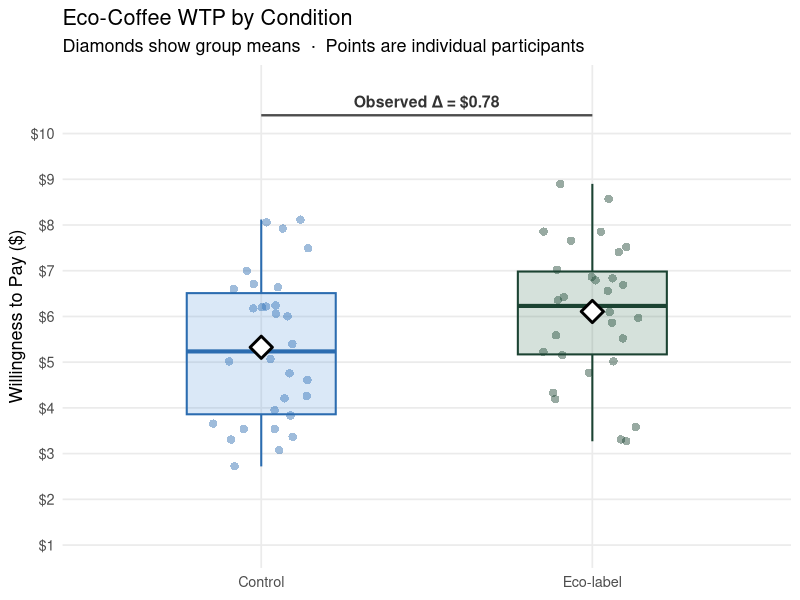
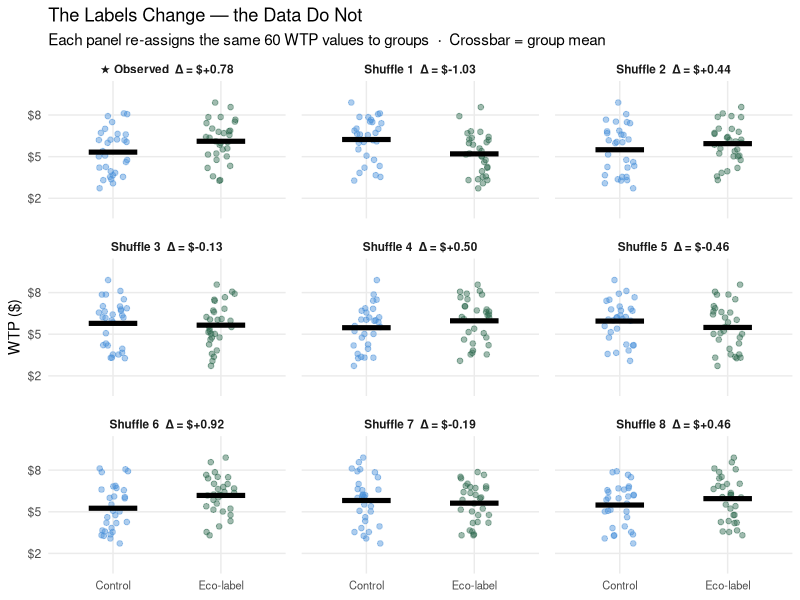
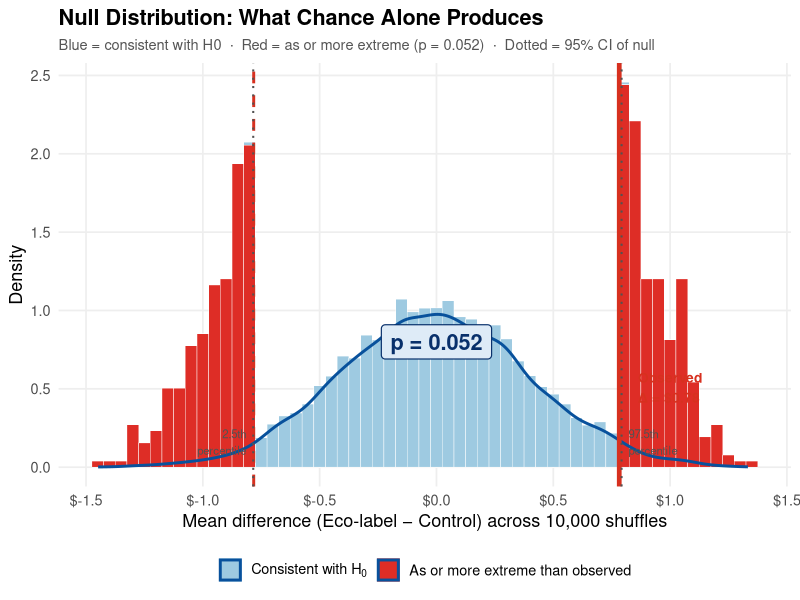
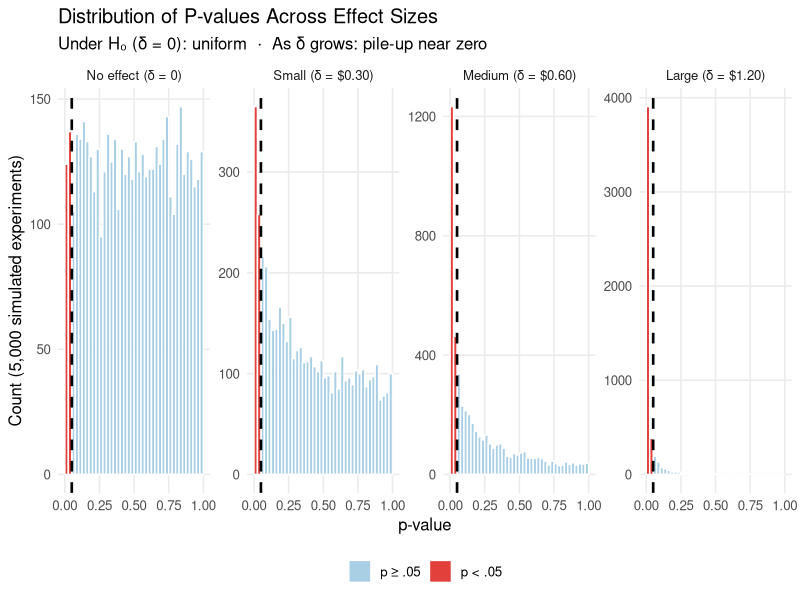

Here is the R script that generated these plots, in order:
## ---- chunk 1
knitr::opts_chunk$set(
  echo    = TRUE,
  fig.width  = 9,
  fig.height = 5,
  fig.path   = "figs/",
  dev        = "svg"
)
dir.create("figs", recursive = TRUE, showWarnings = FALSE)
## ---- chunk 2
#| code-summary: "▶ Load required packages"
# install.packages(c("tidyverse","ggplot2","knitr","scales","patchwork"))

library(tidyverse)
library(ggplot2)
library(knitr)
library(scales)
library(patchwork)
if (!requireNamespace("lavaan", quietly = TRUE)) install.packages("lavaan")
library(lavaan)

set.seed(2025)
## ---- chunk 3
#| code-summary: "▶ Simulate WTP data and compute observed difference"

N    <- 60
mu   <- 5.50    # True population mean WTP ($)
sig  <- 1.50    # True population SD ($)

# All 60 participants are drawn from the same population (the null is true).
# We search for a draw where the eco-label group happened to score ~$0.80 higher
# purely by chance — matching the study description above.
# With N = 60 and SD = $1.50 the SE of the difference is ~$0.39, so a gap of $0.80
# corresponds to a t-statistic of ~2.1 and occurs in roughly 4% of random samples.
# That is the pedagogical point: this seemingly large difference can arise under H₀.
seed_use <- NA_integer_
for (s in seq_len(50000)) {
  set.seed(s)
  wtp_try <- pmax(pmin(round(rnorm(N, mu, sig), 2), 10), 1)
  d_try   <- mean(wtp_try[31:60]) - mean(wtp_try[1:30])
  if (d_try >= 0.75 && d_try <= 0.85) { seed_use <- s; break }
}
if (is.na(seed_use)) stop("No seed found in 50,000 tries — adjust target range")

set.seed(seed_use)
wtp_all   <- pmax(pmin(round(rnorm(N, mu, sig), 2), 10), 1)
group     <- factor(rep(c("Control", "Eco-label"), each = N / 2))
df_coffee <- data.frame(wtp = wtp_all, group = group)

obs_diff <- mean(df_coffee$wtp[df_coffee$group == "Eco-label"]) -
            mean(df_coffee$wtp[df_coffee$group == "Control"])

cat(sprintf("Observed mean difference: $%.2f\n", obs_diff))
## ---- chunk 4
#| code-summary: "▶ Plot: raw WTP by condition"

ggplot(df_coffee, aes(x = group, y = wtp, fill = group, color = group)) +
  geom_jitter(width = 0.15, alpha = 0.45, size = 2.5, shape = 16) +
  geom_boxplot(alpha = 0.20, outlier.shape = NA, width = 0.45, linewidth = 0.7) +
  stat_summary(fun = mean, geom = "point", shape = 23, size = 5,
               fill = "white", color = "black", stroke = 1.5) +
  annotate("segment", x = 1, xend = 2, y = 10.4, yend = 10.4,
           color = "gray30", linewidth = 0.8) +
  annotate("text", x = 1.5, y = 10.7,
           label = sprintf("Observed \u0394 = $%.2f", obs_diff),
           size = 4, color = "gray20", fontface = "bold") +
  scale_fill_manual(values  = c("Control" = "#4a90d9", "Eco-label" = "#2d6a4f")) +
  scale_color_manual(values = c("Control" = "#2b6cb0", "Eco-label" = "#1b4332")) +
  scale_y_continuous(limits = c(1, 11), breaks = 1:10,
                     labels = function(x) paste0("$", x)) +
  labs(x = NULL, y = "Willingness to Pay ($)",
       title = "Eco-Coffee WTP by Condition",
       subtitle = "Diamonds show group means  \u00b7  Points are individual participants") +
  theme_minimal(base_size = 13) +
  theme(legend.position = "none", panel.grid.minor = element_blank())
## ---- chunk 5
#| code-summary: "▶ Run permutation test (10,000 label shuffles)"

set.seed(42)
n_perm      <- 10000
n_per_group <- N / 2

null_dist <- replicate(n_perm, {
  shuffled <- sample(df_coffee$wtp)
  mean(shuffled[1:n_per_group]) - mean(shuffled[(n_per_group + 1):N])
})

p_val <- mean(abs(null_dist) >= abs(obs_diff))

cat(sprintf("Two-sided permutation p-value: %.3f\n", p_val))
cat(sprintf("95%% CI of null distribution: [$%.2f, $%.2f]\n",
            quantile(null_dist, 0.025), quantile(null_dist, 0.975)))
## ---- chunk 6
#| code-summary: "▶ Plot: 9 panels — observed data + 8 individual shuffles"

set.seed(77)
n_show <- 8

# Build the observed panel
obs_pnl <- data.frame(
  wtp       = df_coffee$wtp,
  group     = df_coffee$group,
  panel_id  = 0L,
  diff_k    = obs_diff
)

# Build 8 shuffle panels
shuf_list <- lapply(seq_len(n_show), function(k) {
  lbl  <- sample(df_coffee$group)
  dk   <- mean(df_coffee$wtp[lbl == "Eco-label"]) -
          mean(df_coffee$wtp[lbl == "Control"])
  data.frame(wtp = df_coffee$wtp, group = lbl,
             panel_id = k, diff_k = dk)
})

all_pnls <- bind_rows(obs_pnl, shuf_list)

# Build ordered panel labels
panel_meta <- all_pnls |>
  distinct(panel_id, diff_k) |>
  arrange(panel_id) |>
  mutate(panel_label = c(
    sprintf("\u2605 Observed  \u0394 = $%+.2f", diff_k[1]),
    sprintf("Shuffle %d  \u0394 = $%+.2f", seq_len(n_show), diff_k[-1])
  ))

all_pnls <- left_join(all_pnls, panel_meta |> dplyr::select(panel_id, panel_label),
                      by = "panel_id") |>
  mutate(panel_label = factor(panel_label, levels = panel_meta$panel_label))

ggplot(all_pnls, aes(x = group, y = wtp, color = group)) +
  geom_jitter(width = 0.14, alpha = 0.45, size = 1.6) +
  stat_summary(fun = mean, geom = "crossbar", width = 0.45,
               fatten = 2.5, linewidth = 0.7, color = "black") +
  facet_wrap(~panel_label, nrow = 3, ncol = 3) +
  scale_color_manual(values = c("Control" = "#4a90d9", "Eco-label" = "#2d6a4f")) +
  scale_y_continuous(limits = c(1, 10), breaks = c(2, 5, 8),
                     labels = function(x) paste0("$", x)) +
  labs(x = NULL, y = "WTP ($)",
       title = "The Labels Change — the Data Do Not",
       subtitle = "Each panel re-assigns the same 60 WTP values to groups  \u00b7  Crossbar = group mean") +
  theme_minimal(base_size = 11) +
  theme(legend.position = "none",
        strip.text = element_text(size = 8.5, face = "bold"),
        axis.text.x = element_text(size = 8),
        panel.grid.minor = element_blank(),
        panel.spacing = unit(0.8, "lines"))
## ---- chunk 7
#| code-summary: "▶ Plot: null distribution with observed difference highlighted"

null_df <- data.frame(
  diff    = null_dist,
  extreme = abs(null_dist) >= abs(obs_diff)
)

q025 <- quantile(null_dist, 0.025)
q975 <- quantile(null_dist, 0.975)

# Shared break-points so both histogram layers align perfectly
null_breaks <- seq(
  floor(min(null_dist) * 20) / 20 - 0.025,
  ceiling(max(null_dist) * 20) / 20 + 0.025,
  by = 0.05
)

ggplot(null_df, aes(x = diff, fill = extreme)) +
  geom_histogram(aes(y = after_stat(density)),
                 breaks = null_breaks, color = "white", linewidth = 0.15) +
  geom_density(aes(x = diff), data = null_df, inherit.aes = FALSE,
               color = "#08519c", linewidth = 1.0) +
  geom_vline(xintercept =  obs_diff, color = "#d7301f", linewidth = 1.6) +
  geom_vline(xintercept = -obs_diff, color = "#d7301f", linewidth = 1.0,
             linetype = "dashed") +
  geom_vline(xintercept = q025, color = "#525252", linewidth = 0.7,
             linetype = "dotted") +
  geom_vline(xintercept = q975, color = "#525252", linewidth = 0.7,
             linetype = "dotted") +
  annotate("label", x = 0, y = max(density(null_dist)$y) * 0.82,
           label = sprintf("p = %.3f", p_val),
           fill = "#deebf7", color = "#08306b", fontface = "bold", size = 5.5,
           label.size = 0.4, label.padding = unit(0.35, "lines")) +
  annotate("text",
           x = obs_diff + sign(obs_diff) * 0.08,
           y = max(density(null_dist)$y) * 0.52,
           label = sprintf("Observed\n\u0394 = $%.2f", obs_diff),
           color = "#d7301f", fontface = "bold", size = 3.5,
           hjust = ifelse(obs_diff >= 0, 0, 1)) +
  annotate("text", x = q025 - 0.03, y = 0.16,
           label = "2.5th\npercentile", color = "#525252", size = 2.9, hjust = 1) +
  annotate("text", x = q975 + 0.03, y = 0.16,
           label = "97.5th\npercentile", color = "#525252", size = 2.9, hjust = 0) +
  scale_fill_manual(
    values = c("FALSE" = "#9ecae1", "TRUE" = "#de2d26"),
    labels = c(expression(paste("Consistent with ", H[0])),
               "As or more extreme than observed"),
    name   = NULL
  ) +
  scale_x_continuous(breaks = seq(-1.5, 1.5, 0.5),
                     labels = function(x) sprintf("$%.1f", x)) +
  labs(
    x = "Mean difference (Eco-label \u2212 Control) across 10,000 shuffles",
    y = "Density",
    title = "Null Distribution: What Chance Alone Produces",
    subtitle = sprintf(
      "Blue = consistent with H0  \u00b7  Red = as or more extreme (p = %.3f)  \u00b7  Dotted = 95%% CI of null",
      p_val)
  ) +
  theme_minimal(base_size = 13) +
  theme(
    panel.grid.minor  = element_blank(),
    panel.grid.major  = element_line(color = "#eeeeee"),
    legend.position   = "bottom",
    plot.title        = element_text(face = "bold"),
    plot.subtitle     = element_text(color = "#555555", size = 10.5)
  )
## ---- chunk 8
#| code-summary: "▶ Compute minimum N for different true effect sizes"

true_deltas <- c(0.20, 0.40, 0.60, 0.80, 1.00, 1.50)

power_tab <- data.frame(
  true_eff  = sprintf("$%.2f", true_deltas),
  cohens_d  = round(true_deltas / sig, 2),
  n_per_grp = sapply(true_deltas, function(d) {
    ceiling(power.t.test(delta = d, sd = sig, sig.level = 0.05,
                         power = 0.80, type = "two.sample")$n)
  }),
  check.names = FALSE
) |>
  mutate(total_n    = n_per_grp * 2,
         detectable = ifelse(total_n <= 60, "\u2713 Yes", "\u2717 No"))

names(power_tab) <- c("True effect (\u03b4)", "Cohen\u2019s d",
                       "N per group (80% power)", "Total N", "Detectable at N = 60?")

kable(power_tab,
      caption = sprintf(
        "Minimum N for 80%% power at \u03b1 = .05 (SD = $%.2f, two-sided t-test)", sig))
## ---- chunk 9
#| code-summary: "▶ Plot: p-value distributions for different true effect sizes"

sim_pval <- function(effect, N = 60, mu = 5.5, sig = 1.5) {
  y_c <- rnorm(N / 2, mu,          sig)
  y_t <- rnorm(N / 2, mu + effect, sig)
  t.test(y_t, y_c)$p.value
}

effects <- c(0, 0.30, 0.60, 1.20)
labels  <- c("No effect (\u03b4 = 0)",
             "Small (\u03b4 = $0.30)",
             "Medium (\u03b4 = $0.60)",
             "Large (\u03b4 = $1.20)")

set.seed(42)
pval_df <- map2_dfr(effects, labels, function(eff, lbl) {
  data.frame(effect = lbl, p = replicate(5000, sim_pval(eff)))
}) |>
  mutate(effect = factor(effect, levels = labels),
         sig    = p < 0.05)

pval_df |>
  group_by(effect) |>
  summarise(power = mean(sig), .groups = "drop") |>
  mutate(power = percent(power, accuracy = 0.1)) |>
  kable(col.names = c("True Effect", "% experiments with p < .05"),
        caption = "Statistical power at \u03b1 = .05 (N = 30 per group, total N = 60, SD = $1.50)")
## ---- chunk 10
#| code-summary: "▶ Plot: p-value histograms by effect size"

ggplot(pval_df, aes(x = p, fill = sig)) +
  geom_histogram(breaks = seq(0, 1, by = 0.025), color = "white", alpha = 0.9) +
  geom_vline(xintercept = 0.05, linetype = "dashed", color = "black", linewidth = 0.9) +
  scale_fill_manual(values = c("FALSE" = "#9ecae1", "TRUE" = "#de2d26"),
                    labels = c("p \u2265 .05", "p < .05"), name = NULL) +
  facet_wrap(~effect, nrow = 1, scales = "free_y") +
  labs(x = "p-value", y = "Count (5,000 simulated experiments)",
       title = "Distribution of P-values Across Effect Sizes",
       subtitle = "Under H\u2080 (\u03b4 = 0): uniform  \u00b7  As \u03b4 grows: pile-up near zero") +
  theme_minimal(base_size = 12) +
  theme(legend.position = "bottom", panel.grid.minor = element_blank(),
        strip.text = element_text(size = 9.5))
